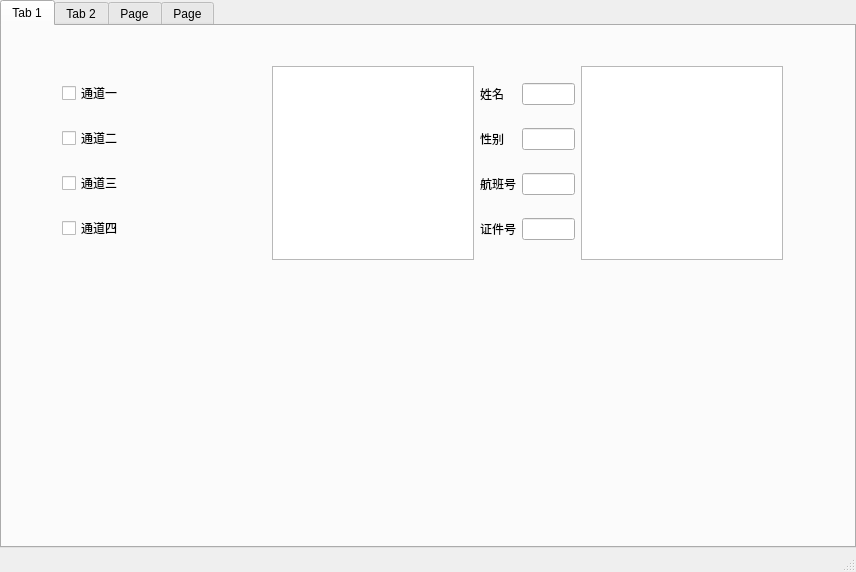
<?xml version="1.0" encoding="UTF-8"?>
<ui version="4.0">
 <class>MainWindow</class>
 <widget class="QMainWindow" name="MainWindow">
  <property name="geometry">
   <rect>
    <x>0</x>
    <y>0</y>
    <width>856</width>
    <height>572</height>
   </rect>
  </property>
  <property name="windowTitle">
   <string>MainWindow</string>
  </property>
  <widget class="QWidget" name="centralwidget">
   <layout class="QGridLayout" name="gridLayout" rowstretch="0" columnstretch="0">
    <property name="leftMargin">
     <number>0</number>
    </property>
    <property name="topMargin">
     <number>0</number>
    </property>
    <property name="rightMargin">
     <number>0</number>
    </property>
    <property name="bottomMargin">
     <number>2</number>
    </property>
    <item row="0" column="0">
     <widget class="QTabWidget" name="tabWidget">
      <property name="currentIndex">
       <number>0</number>
      </property>
      <widget class="QWidget" name="tab">
       <attribute name="title">
        <string>Tab 1</string>
       </attribute>
       <widget class="QWidget" name="verticalLayoutWidget">
        <property name="geometry">
         <rect>
          <x>60</x>
          <y>40</y>
          <width>161</width>
          <height>191</height>
         </rect>
        </property>
        <layout class="QVBoxLayout" name="verticalLayout">
         <item>
          <widget class="QCheckBox" name="checkBox_12">
           <property name="text">
            <string>通道一</string>
           </property>
          </widget>
         </item>
         <item>
          <widget class="QCheckBox" name="checkBox_14">
           <property name="text">
            <string>通道二</string>
           </property>
          </widget>
         </item>
         <item>
          <widget class="QCheckBox" name="checkBox_13">
           <property name="text">
            <string>通道三</string>
           </property>
          </widget>
         </item>
         <item>
          <widget class="QCheckBox" name="checkBox_15">
           <property name="text">
            <string>通道四</string>
           </property>
          </widget>
         </item>
        </layout>
       </widget>
       <widget class="QWidget" name="gridLayoutWidget_3">
        <property name="geometry">
         <rect>
          <x>270</x>
          <y>40</y>
          <width>511</width>
          <height>194</height>
         </rect>
        </property>
        <layout class="QGridLayout" name="gridLayout_8">
         <item row="0" column="3">
          <widget class="QGraphicsView" name="graphicsView_2"/>
         </item>
         <item row="0" column="0">
          <widget class="QGraphicsView" name="graphicsView"/>
         </item>
         <item row="0" column="2">
          <layout class="QGridLayout" name="gridLayout_3">
           <item row="2" column="0">
            <widget class="QLabel" name="label_3">
             <property name="text">
              <string>航班号</string>
             </property>
            </widget>
           </item>
           <item row="3" column="0">
            <widget class="QLabel" name="label_4">
             <property name="text">
              <string>证件号</string>
             </property>
            </widget>
           </item>
           <item row="3" column="2">
            <widget class="QLineEdit" name="lineEdit_4"/>
           </item>
           <item row="0" column="2">
            <widget class="QLineEdit" name="lineEdit"/>
           </item>
           <item row="1" column="0">
            <widget class="QLabel" name="label">
             <property name="text">
              <string>性别</string>
             </property>
            </widget>
           </item>
           <item row="0" column="0">
            <widget class="QLabel" name="label_2">
             <property name="text">
              <string>姓名</string>
             </property>
            </widget>
           </item>
           <item row="1" column="2">
            <widget class="QLineEdit" name="lineEdit_2"/>
           </item>
           <item row="2" column="2">
            <widget class="QLineEdit" name="lineEdit_3"/>
           </item>
          </layout>
         </item>
        </layout>
       </widget>
      </widget>
      <widget class="QWidget" name="tab_2">
       <attribute name="title">
        <string>Tab 2</string>
       </attribute>
       <layout class="QGridLayout" name="gridLayout_7">
        <property name="horizontalSpacing">
         <number>2</number>
        </property>
        <property name="verticalSpacing">
         <number>4</number>
        </property>
        <item row="6" column="1">
         <widget class="QGroupBox" name="groupBox_3">
          <property name="title">
           <string/>
          </property>
          <layout class="QGridLayout" name="gridLayout_2">
           <item row="1" column="0">
            <widget class="QPushButton" name="pushButton">
             <property name="text">
              <string>查询</string>
             </property>
            </widget>
           </item>
           <item row="4" column="0">
            <widget class="QPushButton" name="pushButton_5">
             <property name="text">
              <string>导出</string>
             </property>
            </widget>
           </item>
           <item row="1" column="2">
            <widget class="QPushButton" name="pushButton_2">
             <property name="text">
              <string>清空</string>
             </property>
            </widget>
           </item>
           <item row="4" column="2">
            <widget class="QPushButton" name="pushButton_6">
             <property name="text">
              <string>退出</string>
             </property>
            </widget>
           </item>
           <item row="0" column="0">
            <widget class="QLabel" name="label_24">
             <property name="text">
              <string>功能模块</string>
             </property>
            </widget>
           </item>
          </layout>
         </widget>
        </item>
        <item row="0" column="1" rowspan="5">
         <widget class="QGroupBox" name="groupBox_5">
          <property name="title">
           <string/>
          </property>
          <layout class="QVBoxLayout" name="verticalLayout_2">
           <item>
            <widget class="QLabel" name="label_20">
             <property name="text">
              <string>图像</string>
             </property>
            </widget>
           </item>
           <item>
            <widget class="QGraphicsView" name="graphicsView_3"/>
           </item>
          </layout>
         </widget>
        </item>
        <item row="5" column="1">
         <widget class="QGroupBox" name="groupBox_4">
          <property name="title">
           <string/>
          </property>
          <layout class="QGridLayout" name="gridLayout_5">
           <item row="0" column="0">
            <widget class="QLabel" name="label_23">
             <property name="text">
              <string>入库时间</string>
             </property>
            </widget>
           </item>
           <item row="1" column="0">
            <widget class="QCheckBox" name="checkBox">
             <property name="text">
              <string>入库日期</string>
             </property>
            </widget>
           </item>
           <item row="3" column="1">
            <widget class="QDateTimeEdit" name="dateTimeEdit_2"/>
           </item>
           <item row="1" column="1">
            <widget class="QDateTimeEdit" name="dateTimeEdit"/>
           </item>
          </layout>
         </widget>
        </item>
        <item row="0" column="0">
         <widget class="QLabel" name="label_19">
          <property name="text">
           <string>查询输入</string>
          </property>
         </widget>
        </item>
        <item row="1" column="0" rowspan="3">
         <layout class="QGridLayout" name="gridLayout_6">
          <item row="0" column="9">
           <widget class="QLabel" name="label_10">
            <property name="text">
             <string>证件号</string>
            </property>
           </widget>
          </item>
          <item row="0" column="10">
           <widget class="QLineEdit" name="lineEdit_8"/>
          </item>
          <item row="0" column="8">
           <widget class="QLabel" name="label_11">
            <property name="text">
             <string>AND</string>
            </property>
           </widget>
          </item>
          <item row="0" column="7">
           <widget class="QLineEdit" name="lineEdit_7"/>
          </item>
          <item row="0" column="5">
           <widget class="QLabel" name="label_8">
            <property name="text">
             <string>AND</string>
            </property>
           </widget>
          </item>
          <item row="0" column="1">
           <widget class="QLineEdit" name="lineEdit_5"/>
          </item>
          <item row="0" column="2">
           <widget class="QLabel" name="label_6">
            <property name="text">
             <string>AND</string>
            </property>
           </widget>
          </item>
          <item row="0" column="3">
           <widget class="QLabel" name="label_7">
            <property name="text">
             <string>性别</string>
            </property>
           </widget>
          </item>
          <item row="0" column="4">
           <widget class="QLineEdit" name="lineEdit_6"/>
          </item>
          <item row="0" column="6">
           <widget class="QLabel" name="label_9">
            <property name="text">
             <string>航班号</string>
            </property>
           </widget>
          </item>
          <item row="0" column="0">
           <widget class="QLabel" name="label_5">
            <property name="text">
             <string>姓名</string>
            </property>
           </widget>
          </item>
          <item row="1" column="0">
           <widget class="QLabel" name="label_18">
            <property name="text">
             <string>姓名</string>
            </property>
           </widget>
          </item>
          <item row="1" column="1">
           <widget class="QLineEdit" name="lineEdit_10"/>
          </item>
          <item row="1" column="2">
           <widget class="QLabel" name="label_15">
            <property name="text">
             <string>or</string>
            </property>
           </widget>
          </item>
          <item row="1" column="3">
           <widget class="QLabel" name="label_16">
            <property name="text">
             <string>性别</string>
            </property>
           </widget>
          </item>
          <item row="1" column="4">
           <widget class="QLineEdit" name="lineEdit_11"/>
          </item>
          <item row="1" column="5">
           <widget class="QLabel" name="label_14">
            <property name="text">
             <string>or</string>
            </property>
           </widget>
          </item>
          <item row="1" column="6">
           <widget class="QLabel" name="label_17">
            <property name="text">
             <string>航班号</string>
            </property>
           </widget>
          </item>
          <item row="1" column="7">
           <widget class="QLineEdit" name="lineEdit_9"/>
          </item>
          <item row="1" column="9">
           <widget class="QLabel" name="label_12">
            <property name="text">
             <string>证件号</string>
            </property>
           </widget>
          </item>
          <item row="1" column="10">
           <widget class="QLineEdit" name="lineEdit_12"/>
          </item>
          <item row="1" column="8">
           <widget class="QLabel" name="label_13">
            <property name="text">
             <string>or</string>
            </property>
           </widget>
          </item>
         </layout>
        </item>
        <item row="4" column="0" rowspan="3">
         <widget class="QTableWidget" name="tableWidget"/>
        </item>
       </layout>
      </widget>
      <widget class="QWidget" name="tab_3">
       <attribute name="title">
        <string>Page</string>
       </attribute>
       <layout class="QGridLayout" name="gridLayout_12" rowstretch="1,3" columnstretch="3,1">
        <item row="0" column="0" rowspan="2">
         <layout class="QGridLayout" name="gridLayout_10">
          <item row="0" column="0">
           <widget class="QGraphicsView" name="graphicsView_4"/>
          </item>
         </layout>
        </item>
        <item row="0" column="1">
         <layout class="QGridLayout" name="gridLayout_9" columnstretch="2,0">
          <item row="1" column="1">
           <widget class="QDateTimeEdit" name="dateTimeEdit_4"/>
          </item>
          <item row="0" column="1">
           <widget class="QDateTimeEdit" name="dateTimeEdit_3"/>
          </item>
          <item row="0" column="0">
           <widget class="QCheckBox" name="checkBox_11">
            <property name="text">
             <string>CheckBox</string>
            </property>
           </widget>
          </item>
         </layout>
        </item>
        <item row="1" column="1">
         <layout class="QGridLayout" name="gridLayout_11">
          <item row="0" column="0">
           <widget class="QPushButton" name="pushButton_3">
            <property name="text">
             <string>PushButton</string>
            </property>
           </widget>
          </item>
          <item row="1" column="0">
           <widget class="QPushButton" name="pushButton_4">
            <property name="text">
             <string>PushButton</string>
            </property>
           </widget>
          </item>
          <item row="0" column="1">
           <widget class="QPushButton" name="pushButton_7">
            <property name="text">
             <string>PushButton</string>
            </property>
           </widget>
          </item>
          <item row="1" column="1">
           <widget class="QPushButton" name="pushButton_8">
            <property name="text">
             <string>PushButton</string>
            </property>
           </widget>
          </item>
         </layout>
        </item>
       </layout>
      </widget>
      <widget class="QWidget" name="tab_4">
       <attribute name="title">
        <string>Page</string>
       </attribute>
      </widget>
     </widget>
    </item>
   </layout>
  </widget>
  <widget class="QStatusBar" name="statusbar"/>
 </widget>
 <resources/>
 <connections/>
</ui>
